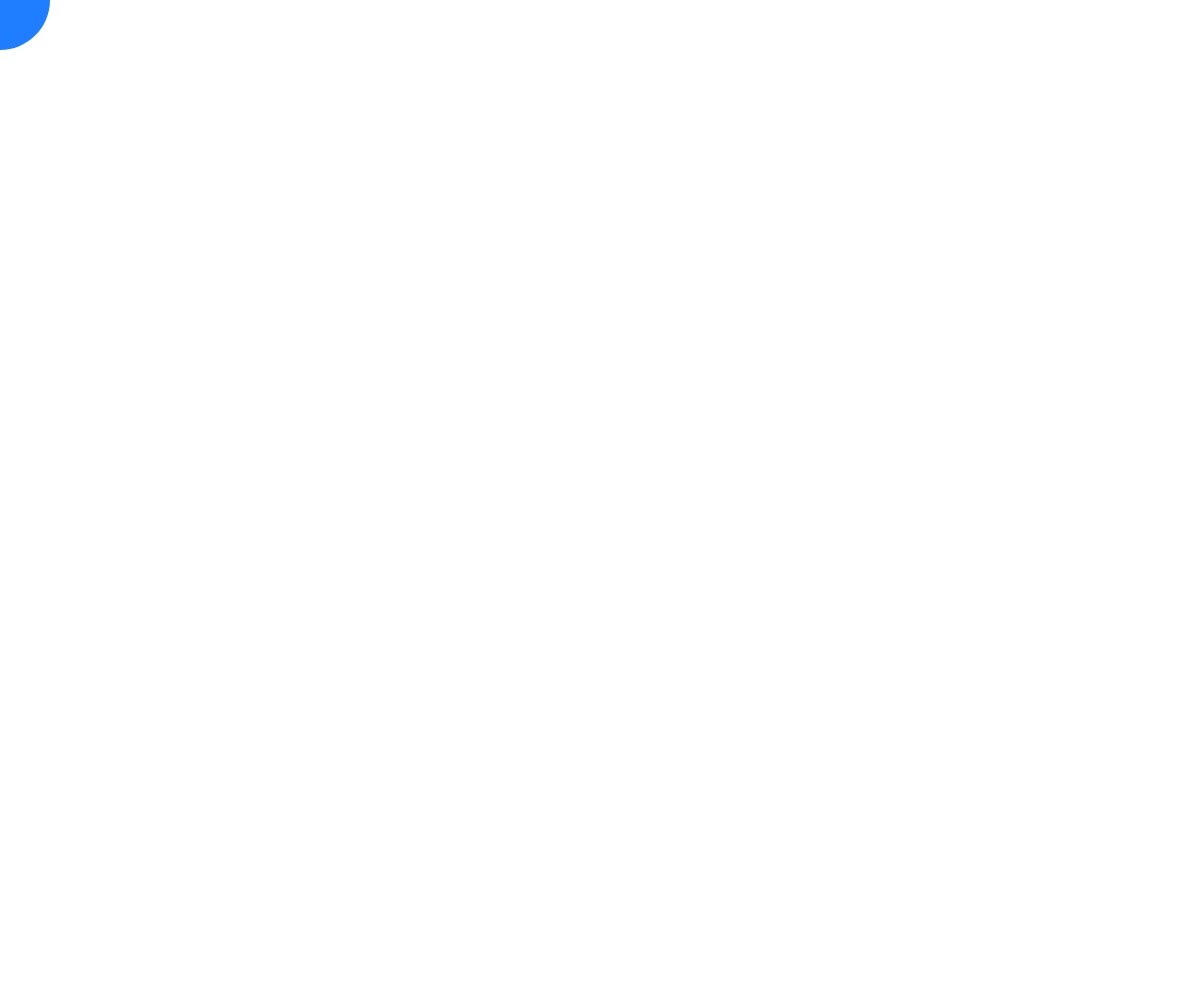
Frame 1 (no input)
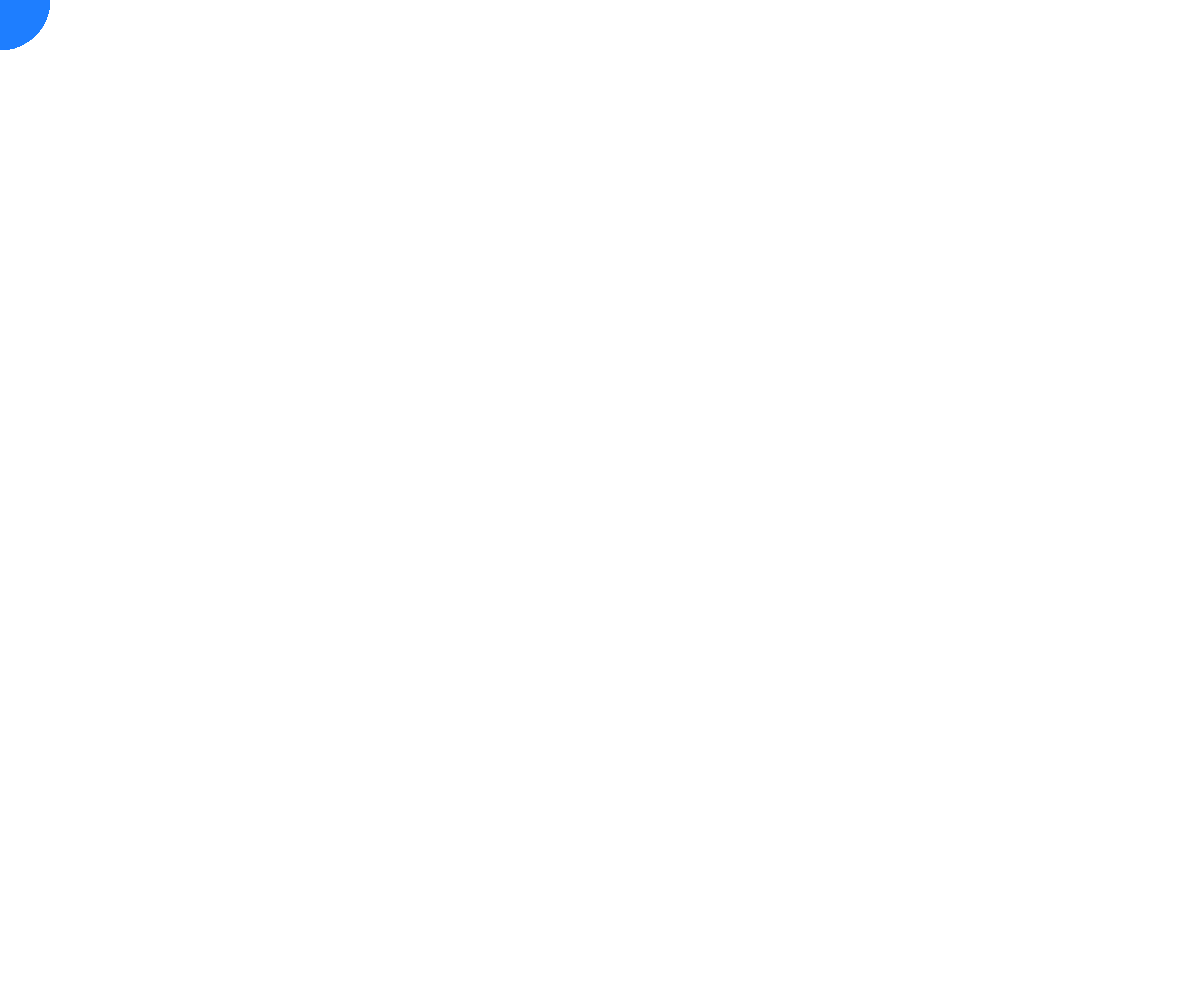
Frame 60 (no input)
Frame 120 (the mouse pressed at the canvas centre since frame 60): identical to frame 60, image omitted

The p5.js sketch that drew these frames (run headless with seeded random() and noise() and a simulated clock; from frame 60 on, the mouse is pressed at the canvas centre):

// p5.js sketch
// ── sketch.js
function setup() {
  createCanvas(windowWidth, windowHeight);
}

function draw() {
  noStroke();
  if (mouseIsPressed) {
    fill(255);
  } else {
    fill(30, 126, 255);
  }
  ellipse(mouseX, mouseY, 100, 100);
}

function windowResized() {
  resizeCanvas(windowWidth, windowHeight);
}
